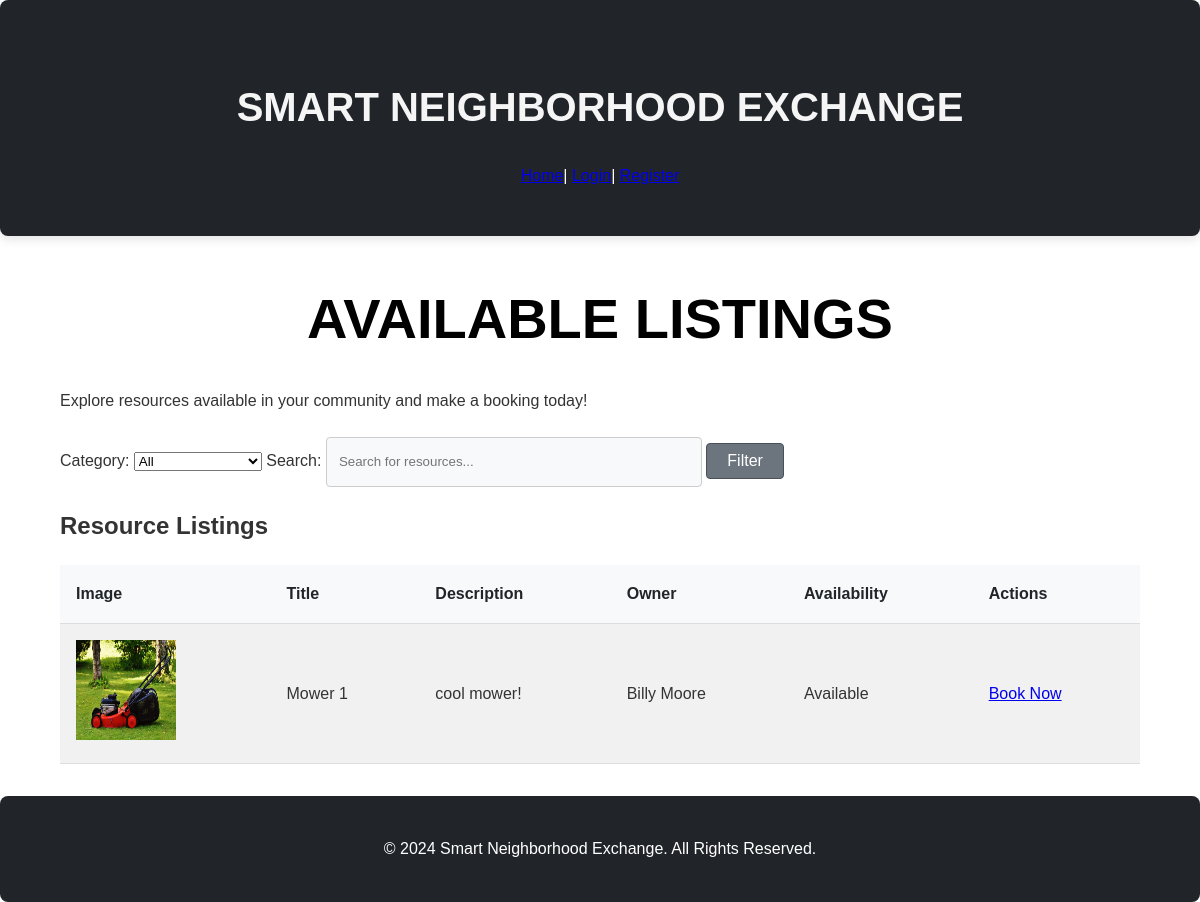
The page /listings on the database its author committed.
### tables this page shows
CREATE TABLE listings (
    id INTEGER PRIMARY KEY AUTOINCREMENT,
    user_id INTEGER NOT NULL,
    title TEXT NOT NULL,
    description TEXT NOT NULL,
    category TEXT NOT NULL,
    status TEXT DEFAULT 'available',
    date_posted TEXT NOT NULL,
    image_url TEXT,
    FOREIGN KEY (user_id) REFERENCES users (id)
);

CREATE TABLE users (
    id INTEGER PRIMARY KEY AUTOINCREMENT,
    name TEXT NOT NULL,
    email TEXT NOT NULL UNIQUE,
    password TEXT NOT NULL,
    profile_image TEXT,
    location TEXT,
    reputation_score INTEGER DEFAULT 0
);

### app.py (the view)
@app.route('/listings', methods=['GET'])
def listings():
    conn = get_db_connection()
    category = request.args.get('category', '')
    search = request.args.get('search', '')
    query = 'SELECT * FROM listings WHERE 1=1'
    params = []
    if category:
        query += ' AND category = ?'
        params.append(category)
    if search:
        query += ' AND (title LIKE ? OR description LIKE ?)'
        params.append(f'%{search}%')
        params.append(f'%{search}%')
    listings_data = conn.execute(query, params).fetchall()
    listings = []
    for listing in listings_data:
        owner = conn.execute('SELECT name FROM users WHERE id = ?', (listing['user_id'],)).fetchone()
        listing_with_owner = dict(listing)
        listing_with_owner['owner_name'] = owner['name'] if owner else 'Unknown'
        listings.append(listing_with_owner)
    conn.close()
    return render_template('listings.html', all_listings=listings)

### app.py (called while the page is built)
def get_db_connection():
    conn = sqlite3.connect('birthdays.db')  # SQLite database file
    conn.row_factory = sqlite3.Row  # Enables dictionary-like access
    return conn

### templates/listings.html (shortened to what this page needs)
{% extends "layout.html" %}
{% block body %}
    <div class="container">
        <h1>Available Listings</h1>
        <p>Explore resources available in your community and make a booking today!</p>
        <section class="filters">
            <form method="GET" action="{{ url_for('listings') }}">
                <label for="category">Category:</label>
                <select id="category" name="category">
                    <option value="">All</option>
                </select>
                <label for="search">Search:</label>
                <input type="text" id="search" name="search" placeholder="Search for resources...">
                <button type="submit">Filter</button>
            </form>
        </section>
        <section class="listings">
            <h2>Resource Listings</h2>
            {% if all_listings %}
            <table>
                <thead>
                    <tr>
                        <th>Image</th>
                        <th>Title</th>
                        <th>Description</th>
                        <th>Owner</th>
                        <th>Availability</th>
                        <th>Actions</th>
                    </tr>
                </thead>
                <tbody>
                    {% for listing in all_listings %}
                    <tr>
                        <td><img src="{{ url_for('static', filename='/' + listing['image_url']) }}" alt="{{ listing['title'] }}" width="100" height="100"></td>
                        <td>{{ listing['title'] }}</td>
                        <td>{{ listing['description'] }}</td>
                        <td>{{ listing['owner_name'] }}</td>
                        <td>
                            {% if listing['status'] == 'available' %}
                                Available
                            {% else %}
                                Unavailable
                            {% endif %}
                        </td>
                        <td>
                            {% if listing['status'] == 'available' %}
                                <a href="{{ url_for('book_listing', listing_id=listing['id']) }}">Book Now</a>
                            {% else %}
                                <span>Unavailable</span>
                            {% endif %}
                        </td>
                    </tr>
                    {% endfor %}
                </tbody>
            </table>
            {% else %}
            <p>No listings available at the moment. Try adjusting your filters or check back later!</p>
            {% endif %}
        </section>
    </div>
{% endblock %}

### templates/layout.html (shortened to what this page needs)
<!DOCTYPE html>
<html>
    <head>
        <link rel="stylesheet" href="{{ url_for('static', filename='styles.css') }}">
    </head>
    <body>
        <header class="header">
            <h1 id="main-heading">Smart Neighborhood Exchange</h1>
            <nav>
                <a href="{{ url_for('index') }}">Home</a>|
                    {% if 'user_id' in session %}
                        <a href="{{ url_for('dashboard') }}">Dashboard</a>|
                        <a href="{{ url_for('listings') }}">Listings</a>|
                        <a href="{{ url_for('messages', user_id=session['user_id']) }}">Messages</a>|
                        <a href="{{ url_for('bookings') }}">Bookings</a>|
                        <a href="{{ url_for('logout') }}">Logout</a>
                    {% else %}
                        <a href="{{ url_for('login') }}">Login</a>|
                        <a href="{{ url_for('register') }}">Register</a>
                    {% endif %}
            </nav>
        </header>
        <main>
            {% block body %}
            {% endblock %}
        </main>
        <footer class="footer">
            <p>&copy; 2024 Smart Neighborhood Exchange. All Rights Reserved.</p>
        </footer>
    </body>
</html>

### static/styles.css (style rules this page uses)
body { background-color: #fff; color: #333; font-size: 1rem; font-weight: 400; line-height: 1.6; margin: 0; text-align: left; font-family: 'Arial', sans-serif; }
.container { margin-left: auto; margin-right: auto; padding: 0 20px; width: 90%; }
.header { background-color: #212529; color: #fff; margin-bottom: 2rem; padding: 3rem 1.5rem; text-align: center; border-radius: 8px; box-shadow: 0 4px 10px rgba(0, 0, 0, 0.1); }
h1 { font-family: 'Montserrat', sans-serif; font-size: 3.5rem; font-weight: 700; color:black; margin-bottom: 1.5rem; text-transform: uppercase; text-align: center; }
button, input[type="submit"] { background-color: #6c757d; border: 1px solid #495057; border-radius: 0.25rem; font-size: 1rem; font-weight: 500; padding: 0.5rem 1.25rem; color: #fff; cursor: pointer; transition: background-color 0.3s ease, border-color 0.3s ease, box-shadow 0.3s ease; }
input[type="text"], input[type="number"] { line-height: 1.8; width: 100%; max-width: 350px; padding: 0.75rem; border: 1px solid #ccc; border-radius: 0.25rem; margin-top: 0.5rem; background-color: #f8f9fa; transition: background-color 0.2s ease, border-color 0.2s ease; }
table { background-color: transparent; margin-bottom: 2rem; width: 100%; border-collapse: collapse; }
table th, table td { padding: 1rem; vertical-align: middle; border-bottom: 1px solid #ddd; text-align: left; }
table th { background-color: #f8f9fa; font-weight: 600; color: #212529; }
tbody tr:nth-of-type(odd) { background-color: #f1f1f1; }
footer { background-color: #212529; color: #fff; padding: 1.5rem 0; text-align: center; margin-top: 2rem; border-radius: 8px; }
#main-heading { color: whitesmoke; font-size: 2.5rem; text-align: center; }

### rows shown on the page
listings: image_url (picture), title "Mower 1", description "cool mower!"
users: owner_name "Billy Moore"
